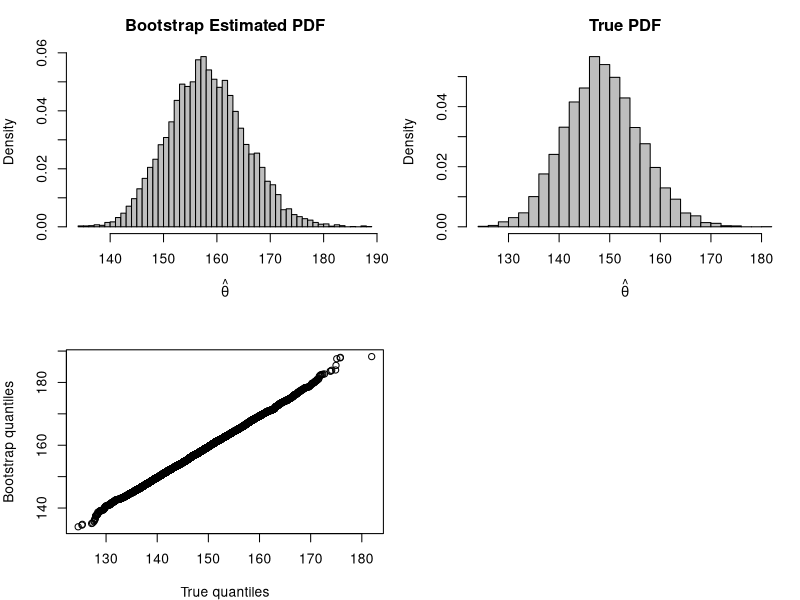

The R source for this figure:
## ---- chunk 1
#R codes for exercises 5.4 and 5.5

#Exercise 5.4

getBootstrapReplications <- function(x, thetafun, B)  {
  n <- length(x)
  # Draw B bootstrap samples, compute B bootstrap estimates theta*[1], ... theta*[B]
  thetastar <- 1:B
  for(i in 1:B) { 
    xstar <- sample(x, n, replace=T) # draw bootstrap sample
    thetastar[i] <- thetafun(xstar)  # i-th bootstrap estimate of theta
  }
  return(thetastar)
}

# In the below, try different values of n and B to see how sensitive results are 
# You can also try different functions for "thetafun"

# generate data
n<-400
mu <- 5
sig2 <- 1
x <- rnorm(n, mu, sig2) # generate sample x[1], ... x[n]

# bootstrap replications
thetafun <- function(x){exp(mean(x))} # function to generate theta estimate from data list x
B <- 10000
thetastar <- getBootstrapReplications(x, thetafun, B)
cat("Bootstrap estimated variance:", var(thetastar), "\n")

# make a histogram
par(mar=c(4,4,3,1),mfrow=c(2,2)) # set the format for figures: 2 x 2
histclasses <- 40
hist(thetastar, nclass=histclasses, prob=T, xlab=expression(hat(theta)), col='gray', main='Bootstrap Estimated PDF')

# Simulate the true PDF of ^theta
thetahat <- 1:B # initialize thetahat
for(i in 1:B) { thetahat[i] <- thetafun(rnorm(n, mu, sig2)) }

hist(thetahat, nclass=histclasses, prob=T, xlab=expression(hat(theta)), col='gray', main='True PDF')
qqplot(thetahat, thetastar, xlab="True quantiles", ylab="Bootstrap quantiles")




#Exercise 5.5


checkCoverage <- function(n, B, nSims, mu, sigma2) {
  # Exercise 5-5: check the coverage rates of the three 95% bootstrap
  # confidence intervals for tau=EY/STD(Y),  Y~ N(mu, sigma2)
  # n is sample size, B is bootstrap replications, nSims is simulation replications
  sigma <- sqrt(sigma2)
  tauT <- mu/sigma  # the true value of tau
  tau <- 1:B
  Icount <- c(0, 0, 0) # counts of the number of intervals covering the true value
  for(i in 1:nSims) {
    y <- rnorm(n,mu,sigma)
    tau0 <- mean(y)/sqrt(var(y)) # point estimator
    for(j in 1:B) {
      ystar <- sample(y, n, replace=T)   # draw bootstrap sample
      tau[j] <- mean(ystar) /var(ystar)^(0.5)
    }
    tau <- sort(tau)   # sort the data in ascending order
    k <- as.integer(0.025*B)  # k =[0.025B]
    STDtau <-sqrt(var(tau)) # STD of bootstrap estimates
    
    if((tau0-2*STDtau<tauT)&(tauT<tau0+2*STDtau)) Icount[1] <- Icount[1]+1
    if((2*tau0-tau[B-k]<tauT)&(tauT<2*tau0-tau[k])) Icount[2] <- Icount[2]+1
    if((tau[k]<tauT)&(tauT<tau[B-k])) Icount[3] <- Icount[3]+1
  }
  cat("Coverage rate of normal interval:", Icount[1]/nSims, "\n")
  cat("Coverage rate of pivotal interval:", Icount[2]/nSims, "\n")
  cat("Coverage rate of percentile interval:", Icount[3]/nSims, "\n")
}

checkCoverage(n=100, B=200, nSims=500, mu=1, sigma2=1)
